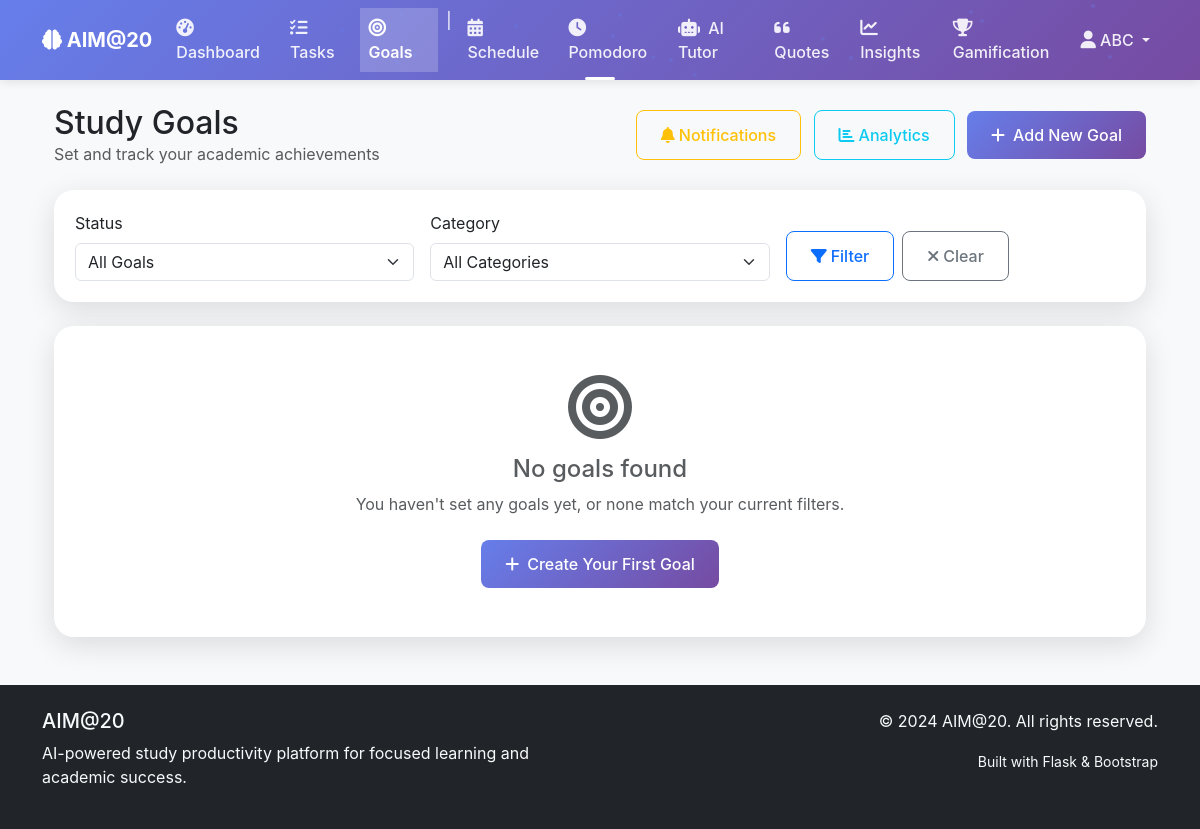
Before: /goals/ (signed in) with the older database file.
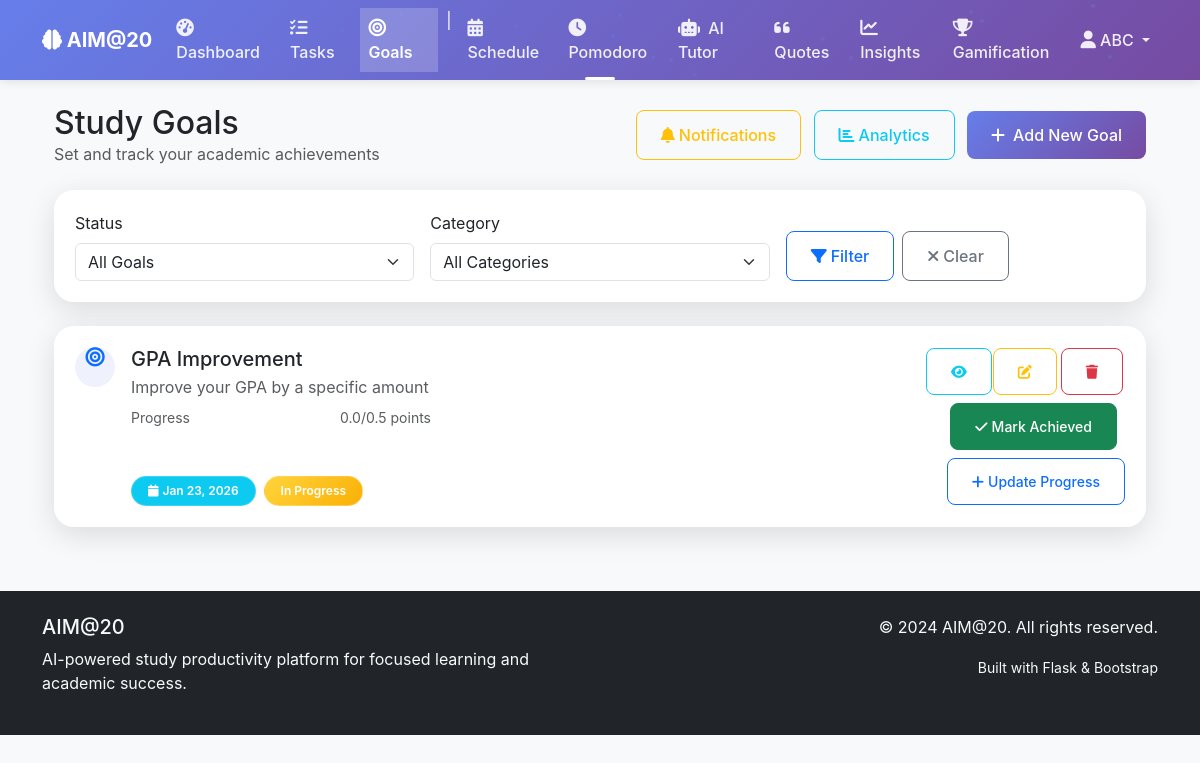
After: the same page with the newer database file.
### app/models.py (models this page shows, shortened)
class Goal(db.Model):
    id = db.Column(db.Integer, primary_key=True)
    user_id = db.Column(db.Integer, db.ForeignKey('user.id'), nullable=False)
    title = db.Column(db.String(200), nullable=False)
    description = db.Column(db.Text)
    category = db.Column(db.String(50))  # e.g., 'subject', 'exam', 'skill'
    target_value = db.Column(db.Float)  # e.g., grade, hours, completion %
    current_value = db.Column(db.Float, default=0)
    unit = db.Column(db.String(20))  # e.g., 'hours', 'grade', 'percentage'
    target_date = db.Column(db.DateTime)
    achieved = db.Column(db.Boolean, default=False)
    achieved_at = db.Column(db.DateTime)
    milestones = db.Column(db.Text)  # JSON string of milestones
    created_at = db.Column(db.DateTime, default=datetime.utcnow)
    def get_milestones(self):
        return json.loads(self.milestones) if self.milestones else []
    progress_history = db.relationship('GoalProgressHistory', backref='goal', lazy=True, cascade='all, delete-orphan')
    milestones = db.relationship('Milestone', backref='goal', lazy=True, cascade='all, delete-orphan', order_by='Milestone.order')

### app/routes/goals.py (the view)
@goals_bp.route('/')
@login_required
def index():
    page = request.args.get('page', 1, type=int)
    per_page = 10
    check_goal_deadlines()
    check_goal_achievements(current_user.id)
    status_filter = request.args.get('status', 'all')
    category_filter = request.args.get('category', 'all')
    query = Goal.query.filter_by(user_id=current_user.id)
    if status_filter == 'active':
        query = query.filter_by(achieved=False)
    elif status_filter == 'achieved':
        query = query.filter_by(achieved=True)
    if category_filter != 'all':
        query = query.filter_by(category=category_filter)
    goals = query.order_by(Goal.created_at.desc()).paginate(
        page=page, per_page=per_page, error_out=False
    )
    categories = db.session.query(Goal.category).filter(
        Goal.user_id == current_user.id,
        Goal.category.isnot(None)
    ).distinct().all()
    categories = [cat[0] for cat in categories if cat[0]]
    return render_template('goals/index.html',
                          title='Study Goals',
                          goals=goals,
                          status_filter=status_filter,
                          category_filter=category_filter,
                          categories=categories,
                          unread_notifications=get_unread_count(current_user.id))

### app/__init__.py (called while the page is built)
@login_manager.user_loader
def load_user(user_id):
    from app.models import User
    return User.query.get(int(user_id))

### app/utils/notifications.py (called while the page is built, shortened)
def check_goal_deadlines():
    goals_with_deadlines = Goal.query.filter(
        Goal.achieved == False,
        Goal.target_date.isnot(None)
    ).all()
    current_time = datetime.utcnow()
    for goal in goals_with_deadlines:
        user_settings = UserSettings.query.filter_by(user_id=goal.user_id).first()
        if not user_settings or not user_settings.goal_deadline_reminders:
            continue
        days_before = user_settings.reminder_days_before
        reminder_date = goal.target_date - timedelta(days=days_before)
    try:
        db.session.commit()
    except Exception as e:
        db.session.rollback()
        print(f"Error creating goal deadline notifications: {e}")

def get_unread_count(user_id):
    return Notification.query.filter_by(
        user_id=user_id,
        is_read=False
    ).count()

### app/templates/goals/index.html (shortened to what the changed rows need)
{% extends "base.html" %}
{% block content %}
<div class="container">
    <div class="row mb-4">
        <div class="col">
            <div class="d-flex justify-content-between align-items-center">
                <div>
                    <h1 class="h2 mb-0">Study Goals</h1>
                </div>
            </div>
        </div>
    </div>
    <div class="row">
        <div class="col-12">
            {% if goals.items %}
                            {% for goal in goals.items %}
                            <div class="card mb-3 goal-card {% if goal.achieved %}goal-achieved{% endif %}">
                                <div class="card-body">
                                    <div class="row align-items-center">
                                        <div class="col-md-8">
                                            <div class="d-flex align-items-start">
                                                <div class="goal-icon me-3">
                                                    {% if goal.achieved %}
                                                        <i class="fas fa-trophy text-warning"></i>
                                                    {% else %}
                                                        <i class="fas fa-bullseye text-primary"></i>
                                                    {% endif %}
                                                </div>
                                                <div class="flex-grow-1">
                                                    <h5 class="card-title mb-1 {% if goal.achieved %}text-decoration-line-through text-muted{% endif %}">
                                                        {{ goal.title }}
                                                    </h5>
                                                    {% if goal.description %}
                                                    <p class="card-text text-muted mb-2">{{ goal.description|truncate(100) }}</p>
                                                    {% endif %}
                                                    <div class="goal-progress mb-2">
                                                        <div class="d-flex justify-content-between align-items-center mb-1">
                                                            <small class="text-muted">Progress</small>
                                                            <small class="text-muted">{{ "%.1f"|format(goal.current_value) }}/{{ "%.1f"|format(goal.target_value) }} {{ goal.unit }}</small>
                                                        </div>
                                                        <div class="progress" style="height: 8px;">
                                                            {% set progress_percent = (goal.current_value / goal.target_value * 100) if goal.target_value > 0 else 0 %}
                                                        </div>
                                                    </div>
                                        <div class="d-flex gap-2 flex-wrap">
                                            {% if goal.target_date %}
                                            <span class="badge bg-info">
                                                <i class="fas fa-calendar me-1"></i>{{ goal.target_date.strftime('%b %d, %Y') }}
                                            </span>
                                            {% endif %}
                                            {% if goal.achieved %}
                                            <span class="badge bg-success">
                                                <i class="fas fa-check me-1"></i>Achieved {{ goal.achieved_at.strftime('%b %d, %Y') if goal.achieved_at else '' }}
                                            </span>
                                            {% else %}
                                            <span class="badge bg-warning">In Progress</span>
                                            {% endif %}
                                        </div>
                                    </div>
                                </div>
                            </div>
                            <div class="col-md-4 text-end">
                                <div class="btn-group mb-2" role="group">
                                    <a href="{{ url_for('goals.view', goal_id=goal.id) }}" class="btn btn-sm btn-outline-info" title="View Details">
                                        <i class="fas fa-eye"></i>
                                    </a>
                                    <a href="{{ url_for('goals.edit', goal_id=goal.id) }}" class="btn btn-sm btn-outline-warning" title="Edit Goal">
                                        <i class="fas fa-edit"></i>
                                    </a>
                                    <form method="POST" action="{{ url_for('goals.delete', goal_id=goal.id) }}" class="d-inline"
                                          onsubmit="return confirm('Are you sure you want to delete this goal?')">
                                        <button type="submit" class="btn btn-sm btn-outline-danger" title="Delete Goal">
                                            <i class="fas fa-trash"></i>
                                        </button>
                                    </form>
                                </div>
                                {% if not goal.achieved %}
                                <div class="goal-actions">
                                    <form method="POST" action="{{ url_for('goals.achieve', goal_id=goal.id) }}" class="d-inline me-2">
                                        <button type="submit" class="btn btn-sm btn-success">
                                            <i class="fas fa-check me-1"></i>Mark Achieved
                                        </button>
                                    </form>
                                    <button type="button" class="btn btn-sm btn-outline-primary progress-btn"
                                            data-goal-id="{{ goal.id }}"
                                            data-goal-title="{{ goal.title }}"
                                            data-current-value="{{ goal.current_value }}"
                                            data-unit="{{ goal.unit }}">
                                        <i class="fas fa-plus me-1"></i>Update Progress
                                    </button>
                                </div>
                                {% endif %}
                            </div>
                        </div>
                    </div>
                </div>
                {% endfor %}
            {% else %}
                <div class="card">
                    <div class="card-body text-center py-5">
                        <i class="fas fa-bullseye fa-4x text-muted mb-3"></i>
                        <h4 class="text-muted">No goals found</h4>
                        <p class="text-muted mb-4">You haven't set any goals yet, or none match your current filters.</p>
                        <a href="{{ url_for('goals.create') }}" class="btn btn-primary">
                            <i class="fas fa-plus me-2"></i>Create Your First Goal
                        </a>
                    </div>
                </div>
            {% endif %}
        </div>
    </div>
</div>
{% endblock %}

Changed rows visible on the page:
added Goal: achieved False (drawn), title "GPA Improvement", description "Improve your GPA by a specific amount", current_value "0.0", target_value "0.5", unit "points", target_date "Jan 23, 2026"
Other visible differences:
text no longer shown: "No goals found You haven't set any goals yet, or none match your current filters. Create Your First Goal"
